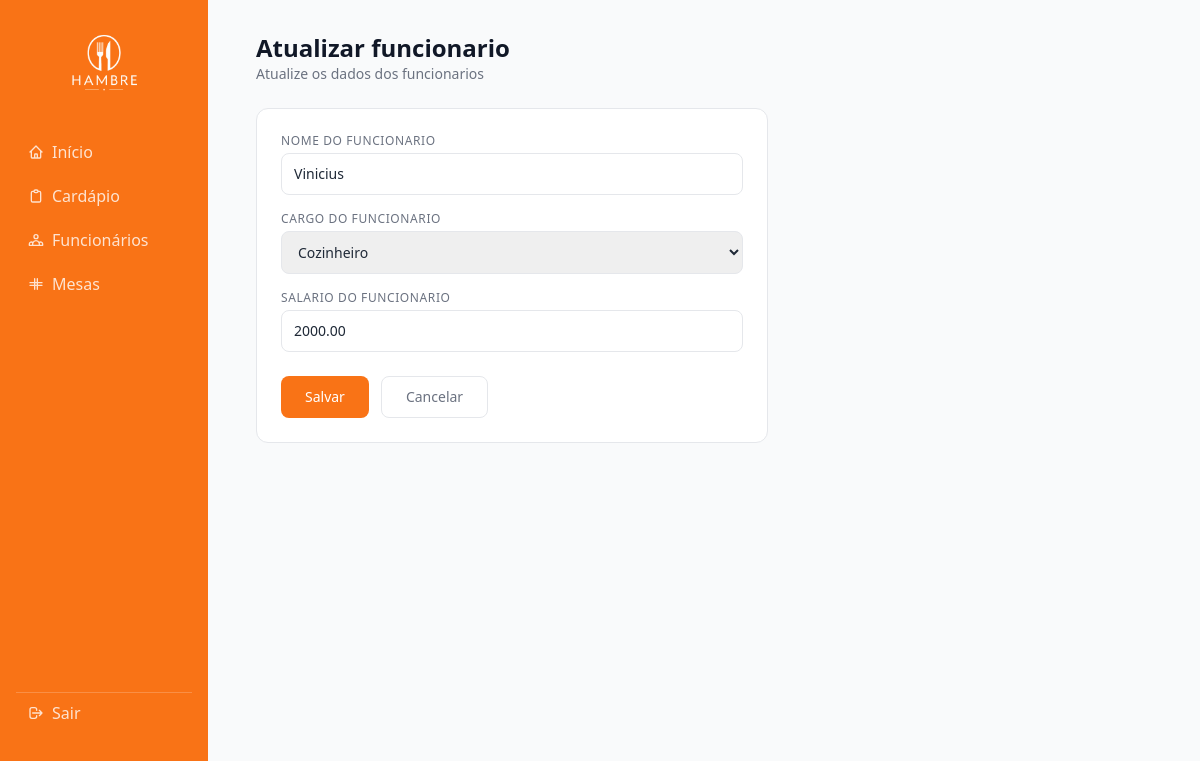
/funcionarios/editar.php?id=2, run on the app's committed database.
### tables this page shows
CREATE TABLE `funcionarios` (
  `id` int NOT NULL,
  `nome` varchar(100) DEFAULT NULL,
  `cargo` varchar(50) DEFAULT NULL,
  `salario` decimal(10,2) NOT NULL
);

### funcionarios/funcoes.php (called while the page is built, shortened)
<?php
function obterFuncionario($con,$id){
    $stmt = $con->prepare("SELECT * FROM funcionarios WHERE id = :id");
    $stmt->bindValue(":id",$id);
    $stmt->execute();
    return $stmt->fetch(PDO::FETCH_OBJ);
}
?>

### funcionarios/editar.php (the view, shortened to what this page needs)
<?php
if(isset($_GET['id'])){
    require_once "../conexao.php";
    require_once "funcoes.php";
    $id = $_GET['id'];
    $funcionario = obterFuncionario($con,$id);
}else{
    echo "Id não fornecido.";
    exit();
}
?>
<?php include '../sidebar.php'; ?>
<div class="mb-6">
    <h1 class="text-2xl font-bold text-gray-900">Atualizar funcionario</h1>
    <p class="text-sm text-gray-500">Atualize os dados dos funcionarios</p>
</div>
<div class="bg-white rounded-xl border border-gray-200 p-6 max-w-lg">
    <form action="" method="post" class="space-y-4">
        <div>
            <label class="block text-xs font-medium text-gray-500 uppercase tracking-wider mb-1">Nome do funcionario</label>
            <input type="text" name="nome" value="<?= htmlspecialchars($funcionario->nome) ?>" required
            class="w-full border border-gray-200 rounded-lg px-3 py-2.5 text-sm text-gray-800 outline-none focus:border-orange-400 focus:ring-2 focus:ring-orange-100 transition">
        </div>
        <div>
            <label  class="block text-xs font-medium text-gray-500 uppercase tracking-wider mb-1">Cargo do funcionario</label>
            <select name="cargo" required
                class="w-full border border-gray-200 rounded-lg px-3 py-2.5 text-sm text-gray-800 outline-none focus:border-orange-400 focus:ring-2 focus:ring-orange-100 transition">
                <option value="Cozinheiro" <?= $funcionario->cargo == 'Cozinheiro' ? 'selected' : '' ?> >Cozinheiro</option>
            </select>
        </div>
        <div>
            <label class="block text-xs font-medium text-gray-500 uppercase tracking-wider mb-1">Salario do funcionario</label>
            <input type="number" name="salario" step="0.01" value="<?= htmlspecialchars($funcionario->salario) ?>" required
            class="w-full border border-gray-200 rounded-lg px-3 py-2.5 text-sm text-gray-800 outline-none focus:border-orange-400 focus:ring-2 focus:ring-orange-100 transition">
        </div>
        <div class="flex gap-3 pt-2">
            <button type="submit"
            class="bg-orange-500 hover:bg-orange-600 text-white font-medium text-sm px-6 py-2.5 rounded-lg transition">
                Salvar
            </button>
            <a href="index.php"
            class="border border-gray-200 text-gray-500 hover:bg-gray-50 font-medium text-sm px-6 py-2.5 rounded-lg transition">
                Cancelar
            </a>
        </div>
    </form>
</div>
</main>
</body>
</html>

### data on the page
funcionarios: nome "Vinicius", cargo "Cozinheiro", salario "2000.00"
